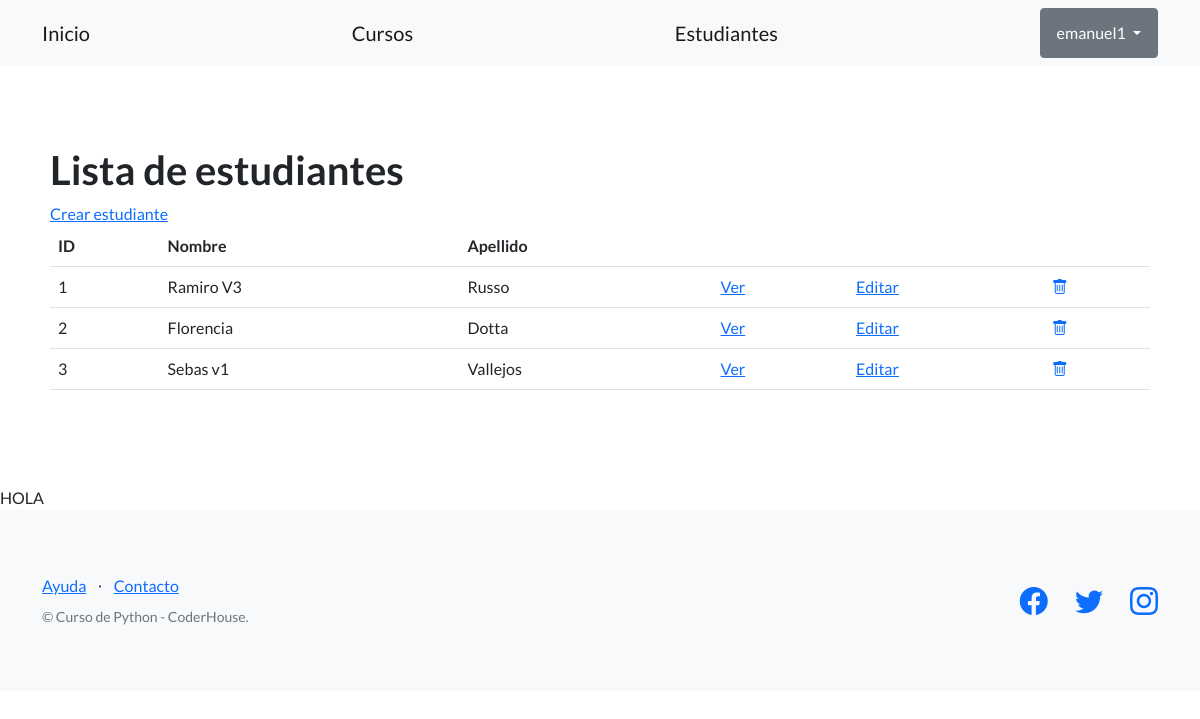
Screenshot of /estudios/estudiantes/ (signed in) with the database file from the repository.
### control_estudios/models.py (models this page shows, shortened)
class Estudiante(models.Model):
    apellido = models.CharField(max_length=256)
    nombre = models.CharField(max_length=256)
    email = models.EmailField(blank=True)
    telefono = models.CharField(max_length=20, blank=True)
    dni = models.CharField(max_length=32)
    fecha_nacimiento = models.DateField(blank=True)
    creador = models.ForeignKey(User, on_delete=models.SET_NULL, null=True)

### control_estudios/views.py (the view)
# urls.py: path("estudiantes/", EstudianteListView.as_view(), name="lista_estudiantes"),
class EstudianteListView(LoginRequiredMixin, ListView):
    model = Estudiante
    template_name = 'control_estudios/lista_estudiantes.html'

### control_estudios/templates/control_estudios/lista_estudiantes.html
{% extends "control_estudios/base.html" %}
{% block contenido %}
<section>
    <div>
        <h1>Lista de estudiantes</h1>
        <a href="{% url 'crear_estudiante' %}">Crear estudiante</a>
        <br>
        <table class="table">
            <tbody>
                <tr>
                    <th>ID</th>
                    <th>Nombre</th>
                    <th>Apellido</th>
                    <th></th>
                    <th></th>
                    <th></th>
                </tr>
                {% for alumno in object_list %}
                <tr>
                    <td>{{ alumno.id }} </td>
                    <td>{{ alumno.nombre }} </td>
                    <td>{{ alumno.apellido }}</td>
                    <td>
                        <a href="{% url 'ver_estudiante' alumno.id %}">Ver</a>
                    </td>
                    <td>
                        <a href="{% url 'editar_estudiante' alumno.id %}">Editar</a>
                    </td>
                    <td>
                        <a href="{% url 'eliminar_estudiante' alumno.id %}">
                            <i class="bi bi-trash"></i>
                        </a>
                    </td>
                </tr>
                {% endfor %}
            </tbody>
        </table>
    </div>
</section>
{% endblock contenido %}

### control_estudios/templates/control_estudios/base.html (shortened to what this page needs)
{% load static %}
<!DOCTYPE html>
<html lang="en">
    <head>
        <link href="https://cdn.jsdelivr.net/npm/bootstrap-icons@1.5.0/font/bootstrap-icons.css" rel="stylesheet" type="text/css" />
        <link href ="{% static 'css/styles.css' %}" rel ="stylesheet" />
    </head>
    <body>
        <nav class="navbar navbar-light bg-light static-top">
            <div class="container">
                <a class="navbar-brand" href="{% url 'inicio' %}">Inicio</a>
                <a class="navbar-brand" href="{% url 'lista_cursos' %}">Cursos</a>
                <a class="navbar-brand" href="{% url 'lista_estudiantes' %}">Estudiantes</a>
                {% if user.is_authenticated %}
                <div class="dropdown">
                    <button class="btn btn-secondary dropdown-toggle" type="button" id="dropdownMenuButton1" data-bs-toggle="dropdown" aria-expanded="false">
                        <div style="display: inline-flex;">
                            <span>{{ user.username }}</span>
                        </div>
                    </button>
                    </div>
                </div>
                {% else %}
                <a class="btn btn-primary" href="{% url 'login' %}">Iniciar sesión</a>
                <a class="btn btn-success" href="{% url 'registro' %}">Crear nueva cuenta</a>
                {% endif %}
        </nav>
        <section style="padding:80px 50px;">
            {% block contenido %}
            {% endblock contenido %}
        </section>
        <div>HOLA {{ usuario }} </div>
        <footer class="footer bg-light">
            <div class="container">
                <div class="row">
                    <div class="col-lg-6 h-100 text-center text-lg-start my-auto">
                        <ul class="list-inline mb-2">
                            <li class="list-inline-item"><a href="#!">Ayuda</a></li>
                            <li class="list-inline-item">⋅</li>
                            <li class="list-inline-item"><a href="#!">Contacto</a></li>
                        </ul>
                        <p class="text-muted small mb-4 mb-lg-0">&copy; Curso de Python - CoderHouse.</p>
                    </div>
                    <div class="col-lg-6 h-100 text-center text-lg-end my-auto">
                        <ul class="list-inline mb-0">
                            <li class="list-inline-item me-4">
                                <a href="#!"><i class="bi-facebook fs-3"></i></a>
                            </li>
                            <li class="list-inline-item me-4">
                                <a href="https://twitter.com/coderhouse"><i class="bi-twitter fs-3"></i></a>
                            </li>
                            <li class="list-inline-item">
                                <a href="https://www.instagram.com/coderhouse/?hl=es"><i class="bi-instagram fs-3"></i></a>
                            </li>
                        </ul>
                    </div>
                </div>
            </div>
        </footer>
    </body>
</html>

### rows the page displays
Estudiante: id "1", nombre "Ramiro V3", apellido "Russo"
Estudiante: id "2", nombre "Florencia", apellido "Dotta"
Estudiante: id "3", nombre "Sebas v1", apellido "Vallejos"

### other values shown
{{ user.username }} "emanuel1"
